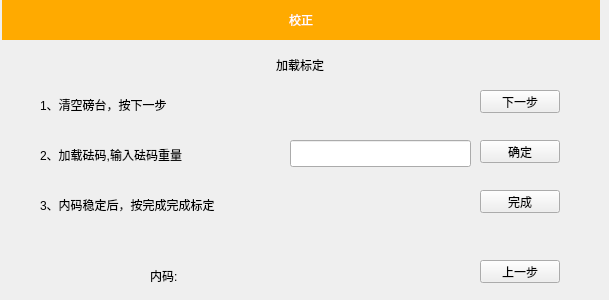
     <widget class="QWidget" name="page_43">
      <widget class="QPushButton" name="pushButton_41">
       <property name="geometry">
        <rect>
         <x>480</x>
         <y>140</y>
         <width>80</width>
         <height>23</height>
        </rect>
       </property>
       <property name="text">
        <string>确定</string>
       </property>
      </widget>
      <widget class="QLabel" name="label_102">
       <property name="geometry">
        <rect>
         <x>210</x>
         <y>260</y>
         <width>171</width>
         <height>31</height>
        </rect>
       </property>
       <property name="styleSheet">
        <string notr="true">font: 16pt &quot;Sans Serif&quot;;</string>
       </property>
       <property name="text">
        <string/>
       </property>
      </widget>
      <widget class="QPushButton" name="pushButton_42">
       <property name="geometry">
        <rect>
         <x>480</x>
         <y>90</y>
         <width>80</width>
         <height>23</height>
        </rect>
       </property>
       <property name="text">
        <string>下一步</string>
       </property>
      </widget>
      <widget class="QLabel" name="label_103">
       <property name="geometry">
        <rect>
         <x>40</x>
         <y>90</y>
         <width>230</width>
         <height>30</height>
        </rect>
       </property>
       <property name="styleSheet">
        <string notr="true">font: 16pt &quot;Sans Serif&quot;;</string>
       </property>
       <property name="text">
        <string>1、清空磅台，按下一步</string>
       </property>
      </widget>
      <widget class="QLabel" name="label_104">
       <property name="geometry">
        <rect>
         <x>2</x>
         <y>0</y>
         <width>598</width>
         <height>40</height>
        </rect>
       </property>
       <property name="styleSheet">
        <string notr="true">background-color: rgb(255, 170, 0);
color: rgb(255, 255, 255);
font: 16pt &quot;Sans Serif&quot;;</string>
       </property>
       <property name="text">
        <string>校正</string>
       </property>
       <property name="alignment">
        <set>Qt::AlignCenter</set>
       </property>
      </widget>
      <widget class="QLabel" name="label_105">
       <property name="geometry">
        <rect>
         <x>150</x>
         <y>260</y>
         <width>57</width>
         <height>31</height>
        </rect>
       </property>
       <property name="styleSheet">
        <string notr="true">font: 16pt &quot;Sans Serif&quot;;</string>
       </property>
       <property name="text">
        <string>内码:</string>
       </property>
      </widget>
      <widget class="QLabel" name="label_106">
       <property name="geometry">
        <rect>
         <x>40</x>
         <y>140</y>
         <width>251</width>
         <height>30</height>
        </rect>
       </property>
       <property name="styleSheet">
        <string notr="true">font: 16pt &quot;Sans Serif&quot;;</string>
       </property>
       <property name="text">
        <string>2、加载砝码,输入砝码重量</string>
       </property>
      </widget>
      <widget class="QPushButton" name="pushButton_43">
       <property name="geometry">
        <rect>
         <x>480</x>
         <y>190</y>
         <width>80</width>
         <height>23</height>
        </rect>
       </property>
       <property name="text">
        <string>完成</string>
       </property>
      </widget>
      <widget class="QLabel" name="label_108">
       <property name="geometry">
        <rect>
         <x>0</x>
         <y>50</y>
         <width>600</width>
         <height>30</height>
        </rect>
       </property>
       <property name="styleSheet">
        <string notr="true">font: 16pt &quot;Sans Serif&quot;;</string>
       </property>
       <property name="text">
        <string>加载标定</string>
       </property>
       <property name="alignment">
        <set>Qt::AlignCenter</set>
       </property>
      </widget>
      <widget class="QLabel" name="label_109">
       <property name="geometry">
        <rect>
         <x>40</x>
         <y>190</y>
         <width>321</width>
         <height>30</height>
        </rect>
       </property>
       <property name="styleSheet">
        <string notr="true">font: 16pt &quot;Sans Serif&quot;;</string>
       </property>
       <property name="text">
        <string>3、内码稳定后，按完成完成标定</string>
       </property>
      </widget>
      <widget class="QLineEdit" name="lineEdit_4">
       <property name="geometry">
        <rect>
         <x>290</x>
         <y>140</y>
         <width>181</width>
         <height>27</height>
        </rect>
       </property>
      </widget>
      <widget class="QPushButton" name="pushButton_56">
       <property name="geometry">
        <rect>
         <x>480</x>
         <y>260</y>
         <width>80</width>
         <height>23</height>
        </rect>
       </property>
       <property name="text">
        <string>上一步</string>
       </property>
      </widget>
     </widget>
